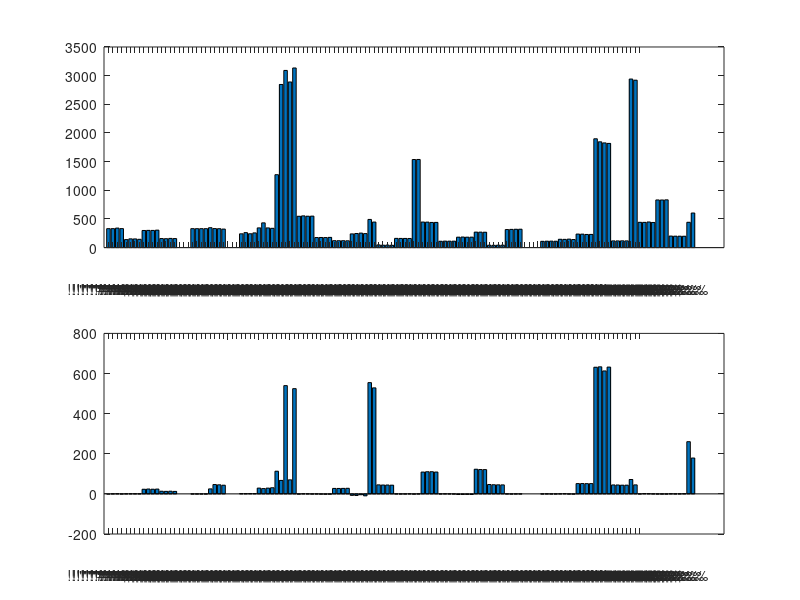
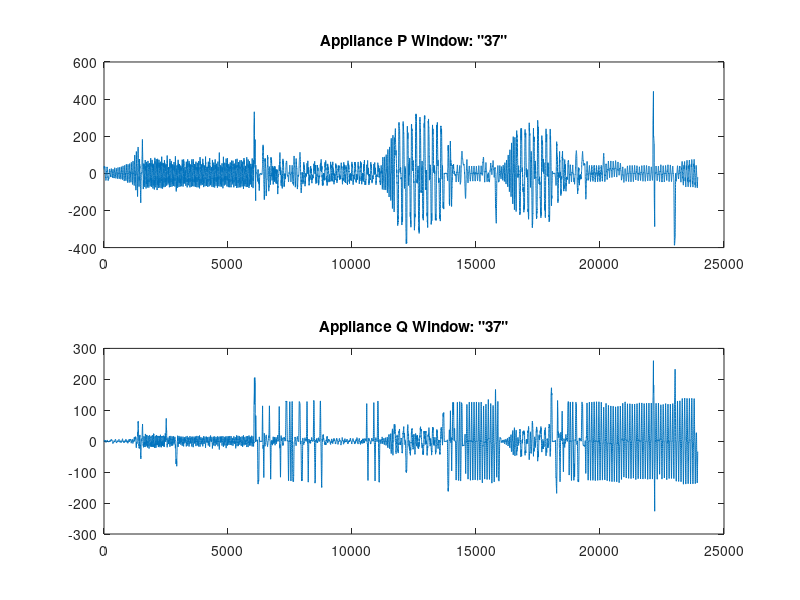

Source code (MATLAB) for these figures, in order:
clc;clear all;
idx_H3_1 = {1	'Back Porch Lights'
1	'Back Porch Lights'
1	'Back Porch Lights'
1	'Back Porch Lights'
2	'Bedroom 1 LCD TV'
2	'Bedroom 1 LCD TV'
2	'Bedroom 1 LCD TV'
2	'Bedroom 1 LCD TV'
3	'Bedroom 1 Lights'
3	'Bedroom 1 Lights'
3	'Bedroom 1 Lights'
3	'Bedroom 1 Lights'
4	'Bedroom 2 Lights'
4	'Bedroom 2 Lights'
4	'Bedroom 2 Lights'
4	'Bedroom 2 Lights'
5	'Bonus Room Blueray/DVD'
5	'Bonus Room Blueray/DVD'
5	'Bonus Room Blueray/DVD'
6	'Bonus Room LED TV'
6	'Bonus Room LED TV'
6	'Bonus Room LED TV'
6	'Bonus Room LED TV'
7	'Bonus Room Lights'
7	'Bonus Room Lights'
7	'Bonus Room Lights'
7	'Bonus Room Lights'
8	'Bonus Room Wii'
8	'Bonus Room Wii'
8	'Bonus Room Wii'
9	'Computer'
9	'Computer'
9	'Computer'
9	'Computer'
10	'Dining Room Lights'
10	'Dining Room Lights'
10	'Dining Room Lights'
10	'Dining Room Lights'
};

idx_H3_2 = {13	'Foyer Lights'
13	'Foyer Lights'
13	'Foyer Lights'
13	'Foyer Lights'
15	'Garage Door Opener'
15	'Garage Door Opener'
15	'Garage Door Opener'
15	'Garage Door Opener'
16	'Garage Lights'
16	'Garage Lights'
16	'Garage Lights'
16	'Garage Lights'
17	'Garbage Disposal'
17	'Garbage Disposal'
18	'Guest Bath Fan'
18	'Guest Bath Fan'
18	'Guest Bath Fan'
18	'Guest Bath Fan'
19	'Guest Bath Lights'
19	'Guest Bath Lights'
19	'Guest Bath Lights'
19	'Guest Bath Lights'
20	'Hair Dryer'
20	'Hair Dryer'
21	'Kitchen Lights'
21	'Kitchen Lights'
21	'Kitchen Lights'
21	'Kitchen Lights'
22	'Laundry Room Lights'
22	'Laundry Room Lights'
22	'Laundry Room Lights'
22	'Laundry Room Lights'
23	'Living Room Audio-DVR-TV'
23	'Living Room Audio-DVR-TV'
23	'Living Room Audio-DVR-TV'
23	'Living Room Audio-DVR-TV'
24	'Living Room Lights'
24	'Living Room Lights'
24	'Living Room Lights'
};

idx_H3_3 = {37	'Washer'
12	'Dryer'
12	'Dryer'
37	'Washer'
12	'Dryer'
12	'Dryer'
11	'Dishwasher'
14	'Front Porch Lights'
14	'Front Porch Lights'
14	'Front Porch Lights'
14	'Front Porch Lights'
25	'Master Bath Fan'
25	'Master Bath Fan'
25	'Master Bath Fan'
25	'Master Bath Fan'
26	'Master Bath Lights'
26	'Master Bath Lights'
26	'Master Bath Lights'
26	'Master Bath Lights'
29	'Master LCD TV/DVR'
29	'Master LCD TV/DVR'
29	'Master LCD TV/DVR'
29	'Master LCD TV/DVR'
28	'Master Closet Lights'
28	'Master Closet Lights'
28	'Master Closet Lights'
28	'Master Closet Lights'
27	'Master Blueray/DVD'
27	'Master Blueray/DVD'
27	'Master Blueray/DVD'
27	'Master Blueray/DVD'
30	'Master Lights'
30	'Master Lights'
30	'Master Lights'
30	'Master Lights'
32	'Office Lights'
32	'Office Lights'
32	'Office Lights'
32	'Office Lights'
31	'Microwave'
31	'Microwave'
31	'Microwave'
31	'Microwave'
33	'Oven'
35	'Toaster'
35	'Toaster'
33	'Oven'
35	'Toaster'
36	'Upstairs Hallway Lights'
36	'Upstairs Hallway Lights'
36	'Upstairs Hallway Lights'
36	'Upstairs Hallway Lights'
34	'Powder Room Lights'
34	'Powder Room Lights'
34	'Powder Room Lights'
34	'Powder Room Lights'
};
    
H3_1_ID = cell2mat(idx_H3_1(:,1));
H3_2_ID = cell2mat(idx_H3_2(:,1));
H3_3_ID = cell2mat(idx_H3_3(:,1));

load window_P_H3_1
load window_Q_H3_1
load window_P_H3_2
load window_Q_H3_2
load window_P_H3_3
load window_Q_H3_3

% unique(sort([H3_1_ID;H3_2_ID;H3_3_ID]))'

window_P_H3_all = {};
for i = [unique(sort([H3_1_ID;H3_2_ID;H3_3_ID]))']
    temp = {};
    idx_H1 = find(H3_1_ID == i);
    temp = [temp window_P_H3_1(idx_H1)];
    
    idx_H2 = find(H3_2_ID == i);
    temp = [temp window_P_H3_2(idx_H2)];
    
    idx_H3 = find(H3_3_ID == i);
    temp = [temp window_P_H3_3(idx_H3)];
    
    window_P_H3_all{i} = temp;
end

window_Q_H3_all = {};
for i = [unique(sort([H3_1_ID;H3_2_ID;H3_3_ID]))']
    temp = {};
    idx_H1 = find(H3_1_ID == i);
    temp = [temp window_Q_H3_1(idx_H1)];
    
    idx_H2 = find(H3_2_ID == i);
    temp = [temp window_Q_H3_2(idx_H2)];
    
    idx_H3 = find(H3_3_ID == i);
    temp = [temp window_Q_H3_3(idx_H3)];
    
    window_Q_H3_all{i} = temp;
end

%% Histogram of all windows - H3
% clear all
load window_P_H3_all.mat
load window_Q_H3_all.mat
window_P = window_P_H3_all;
window_Q = window_Q_H3_all;
% Euclidean Distance Based - Plot the maximum power consumption (approx.)
count = 1;
for i = 1:length(window_P)
    for j = [1:1:length(window_P{i})]
        window_app_P = window_P{i}{j};  % appliance i event j
        window_app_Q = window_Q{i}{j};
        if(~isempty(window_app_P{1}))
            tempP = window_app_P{1};  % on window
            DistP = max(tempP);
            
            tempQ = window_app_Q{1};   % on window
            DistQ = max(tempQ);
                
            MetricP(count) = DistP;
            MetricQ(count) = DistQ;
            count = count+1;
        else   % If there are no windows, fill with 0's
            MetricP(count) = 0;
            MetricQ(count) = 0;
            count = count+1;
        end
    end
end


ax(1) = subplot(211);bar(MetricP);
Labels = {sort([H3_1_ID;H3_2_ID;H3_3_ID]')};
set(gca, 'XTick', 1:121, 'XTickLabel', Labels);

ax(2) = subplot(212);bar(MetricQ);
linkaxes(ax, 'x');
set(gca, 'XTick', 1:121, 'XTickLabel', Labels);


%%
Labels = unique(sort([H3_1_ID;H3_2_ID;H3_3_ID]))';
figure()
for i = 1:length(window_P)
    if(~isempty(window_P{i}{1}))
        i
        ax(1) = subplot(211);plot(window_P{i}{1}{1});
        title(sprintf('Appliance P Window: "%d"', Labels(i)))
        ax(2) = subplot(212);plot(window_Q{i}{1}{1});
        title(sprintf('Appliance Q Window: "%d"', Labels(i)))
        %     title(sprintf('Appliance Q Window: "%d"', Labels{1}(i)))    
        linkaxes(ax, 'x');
        pause
    end
end